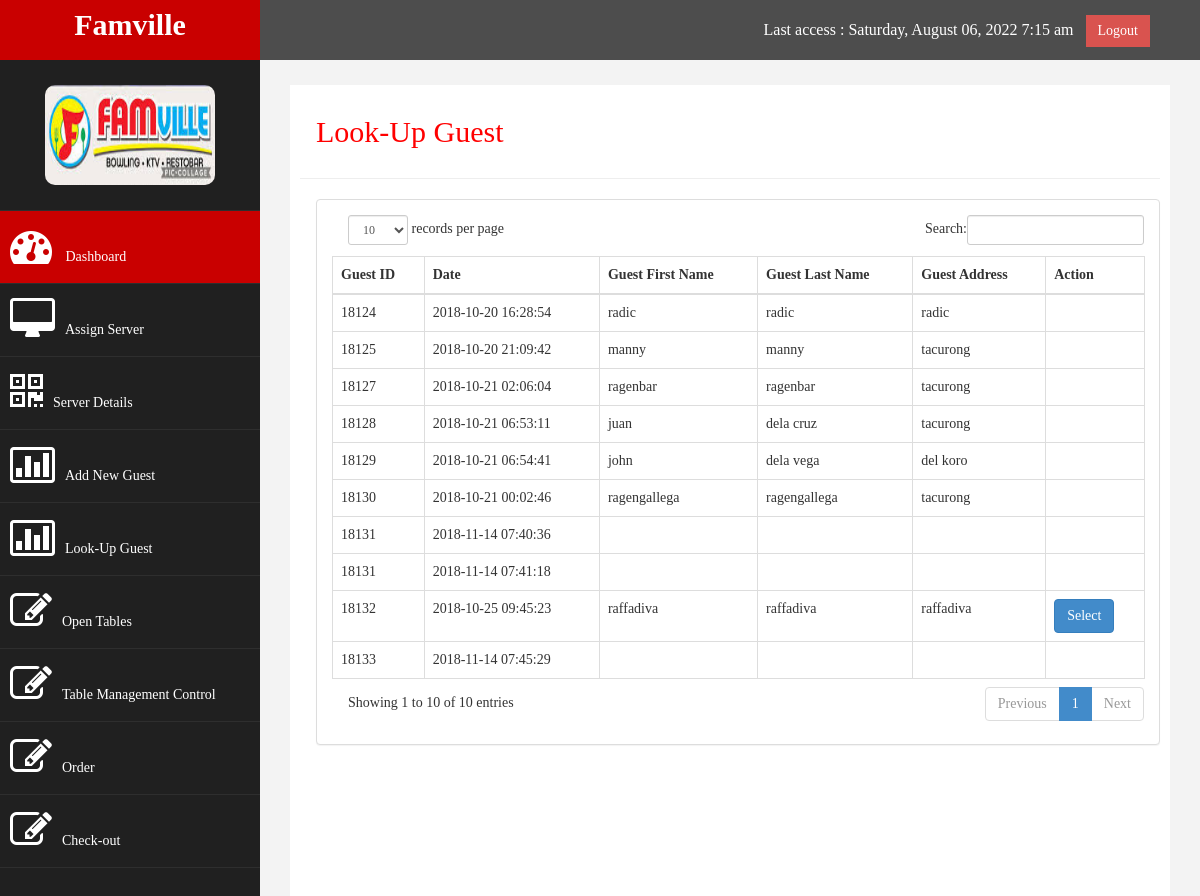
The page /index_cashier_personnel.php?page=look_up_guest on the database its author committed.
### tables this page shows
CREATE TABLE `guest` (
  `guest_id` int(11) NOT NULL,
  `first_name` varchar(100) NOT NULL,
  `last_name` varchar(100) NOT NULL,
  `address` varchar(100) NOT NULL,
  `guest_num_id` varchar(100) NOT NULL,
  `date_added` timestamp NOT NULL DEFAULT CURRENT_TIMESTAMP ON UPDATE CURRENT_TIMESTAMP
);

### index_cashier_personnel.php (called while the page is built, shortened)
<?php
include('cashier_personnel/header.php');
include('cashier_personnel/side_bar.php');
if(isset($_GET['page'])){
    $page=$_GET['page'];
}else{
    $page='add_new_guest';
}
include('cashier_personnel/'.$page.'.php');
include('cashier_personnel/footer.php');
?>

### cashier_personnel/look_up_guest.php (the view, shortened to what this page needs)
        <div id="page-wrapper" >
            <div id="page-inner">
                <div class="row">
                    <div class="col-md-12">
                     <h2>Look-Up Guest</h2>
                    </div>
                </div>
                 <hr />
            <div class="row">
                <div class="col-md-12">
                    <div class="panel panel-default">
                        <div class="panel-body">
                            <div class="table-responsive">
                                <table class="table table-striped table-bordered table-hover" id="dataTables-example">
                                    <thead>
                                        <tr>
                                            <th>Guest ID</th>
                                            <th>Date</th>
                                            <th>Guest First Name</th>
                                            <th>Guest Last Name</th>
                                            <th>Guest Address</th>
                                            <th>Action</th>
                                        </tr>
                                    </thead>
                                    <tbody>
                                    <?php
                                    include('config.php');
                                    $sql='SELECT * FROM `guest`';
                                    $qry=mysqli_query($CON, $sql) or die(mysqli_error($qry));
                                    while($row=mysqli_fetch_array($qry)){
                                        $first_name=$row['first_name'];
                                        $last_name=$row['last_name'];
                                        $address=$row['address'];
                                        $guest_num_id=$row['guest_num_id'];
                                        $date_added=$row['date_added'];
                                    ?>
                                        <tr class="odd gradeX">
                                            <td><?php echo $guest_num_id; ?></td>
                                            <td><?php echo $date_added; ?></td>
                                            <td><?php echo $first_name; ?></td>
                                            <td class="center"><?php echo $last_name; ?></td>
                                            <td class="center"><?php echo $address; ?></td>
                                            <td class="center">
                                            <?php
                                            $sql_guest='SELECT guest_seated.guest_seated_id, guest_seated.table_number_id, table_number.table_number_capacity, guest_seated.num_guest_id, num_guests.num_guests, guest_seated.guest_id, guest.guest_num_id, guest.first_name, guest.last_name, guest.address, guest.date_added
                                                FROM guest_seated
                                                INNER JOIN table_number
                                                ON table_number.table_number_id=guest_seated.table_number_id
                                                INNER JOIN num_guests
                                                ON num_guests.num_guests_id=guest_seated.num_guest_id
                                                INNER JOIN guest
                                                ON guest.guest_id=guest_seated.guest_id
                                                WHERE guest.guest_num_id="'.$guest_num_id.'"';
                                            $qry_guest=mysqli_query($CON, $sql_guest) or die(mysqli_error($qry_guest));
                                                if(mysqli_num_rows($qry_guest)==0){
                                                    echo '';
                                                }else{
                                            ?>
                                            <a href="<?php echo 'cashier_personnel/look_up_guest_seat_table.php?id='.$guest_num_id; ?>" class="btn btn-primary">Select</a>
                                            <?php
                                            }
                                            ?>
                                            </td>
                                        </tr>
                                    <?php
                                    }
                                    ?>
                                    </tbody>
                                </table>
                            </div>
                        </div>
                    </div>
                </div>
            </div>
        </div>
    </div>
            </div>
</body>
</html>

### assets/css/custom.css (style rules this page uses)
body { font-family: 'Open Sans', sans-serif; }
#page-wrapper { padding: 15px 15px; min-height: 600px; background:#F3F3F3; }
#page-inner { width:100%; margin:10px 20px 10px 0px; background-color:#fff!important; padding:10px; min-height:1200px; }
h2 { color: #f00; }
@media (min-width:768px) { #page-wrapper { margin: 0 0 0 260px; padding: 15px 30px; min-height: 1200px; } }

### assets/css/css_table_image.css (style rules this page uses)
.row::after { content: ""; clear: both; display: table; }
.row { margin-left: 1px; }

### css_invoice/css/style.css (style rules this page uses)
* { margin: 0; padding: 0; }
body { font: 14px/1.4 Georgia, serif; }
table { border-collapse: collapse; }
table td, table th { border: 1px solid black; padding: 5px; }

### rows shown on the page
guest: guest_num "18124", date_added "2018-10-20 16:28:54", first_name "radic", last_name "radic", address "radic"
guest: guest_num "18125", date_added "2018-10-20 21:09:42", first_name "manny", last_name "manny", address "tacurong"
guest: guest_num "18130", date_added "2018-10-21 00:02:46", first_name "ragengallega", last_name "ragengallega", address "tacurong"
guest: guest_num "18127", date_added "2018-10-21 02:06:04", first_name "ragenbar", last_name "ragenbar", address "tacurong"
guest: guest_num "18128", date_added "2018-10-21 06:53:11", first_name "juan", last_name "dela cruz", address "tacurong"
guest: guest_num "18129", date_added "2018-10-21 06:54:41", first_name "john", last_name "dela vega", address "del koro"
guest: guest_num "18132", date_added "2018-10-25 09:45:23", first_name "raffadiva", last_name "raffadiva", address "raffadiva"
guest: guest_num "18131", date_added "2018-11-14 07:40:36"
guest: guest_num "18131", date_added "2018-11-14 07:41:18"
guest: guest_num "18133", date_added "2018-11-14 07:45:29"
